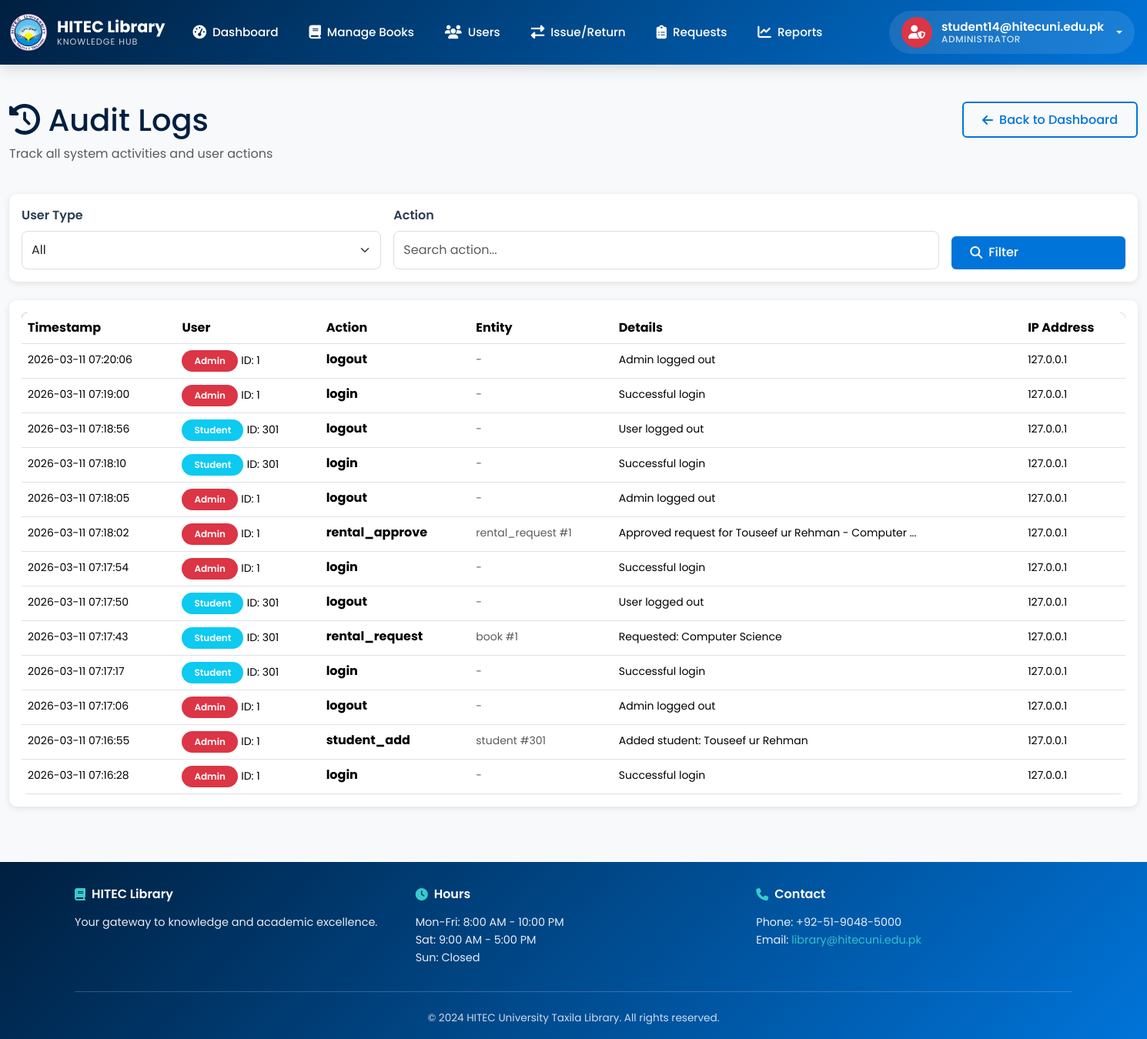
The page /admin/audit-logs (signed in) on the database its author committed.
### app.py (models this page shows)
class AuditLog(db.Model):
    id = db.Column(db.Integer, primary_key=True)
    user_id = db.Column(db.Integer, nullable=False)
    user_type = db.Column(db.String(20), nullable=False)  # admin, student
    action = db.Column(db.String(100), nullable=False)
    entity_type = db.Column(db.String(50), nullable=True)  # book, student, loan, etc.
    entity_id = db.Column(db.Integer, nullable=True)
    details = db.Column(db.Text, nullable=True)
    ip_address = db.Column(db.String(50), nullable=True)
    timestamp = db.Column(db.DateTime, default=get_utc_now)

### app.py (the view)
@app.route('/admin/audit-logs')
@login_required
def admin_audit_logs():
    page = request.args.get('page', 1, type=int)
    user_type = request.args.get('user_type', '')
    action = request.args.get('action', '')
    query = AuditLog.query
    if user_type:
        query = query.filter_by(user_type=user_type)
    if action:
        query = query.filter(AuditLog.action.ilike(f'%{action}%'))
    logs = query.order_by(AuditLog.timestamp.desc()).paginate(
        page=page, per_page=50
    )
    return render_template('admin/audit_logs.html', logs=logs,
                         user_type=user_type, action=action)

### app.py (called while the page is built)
def login_required(f):
    @wraps(f)
    def decorated_function(*args, **kwargs):
        if 'admin_id' not in session:
            flash('Please login to access this page', 'warning')
            return redirect(url_for('login'))
        return f(*args, **kwargs)
    return decorated_function

### templates/admin/audit_logs.html (shortened to what this page needs)
{% extends "base.html" %}
{% block content %}
<div class="container-fluid py-4">
    <div class="row mb-4">
        <div class="col-md-8">
            <h1 class="text-primary mb-2">
                <i class="fas fa-history"></i> Audit Logs
            </h1>
            <p class="text-muted">Track all system activities and user actions</p>
        </div>
        <div class="col-md-4 text-end">
            <a href="/admin/dashboard" class="btn btn-outline-primary">
                <i class="fas fa-arrow-left"></i> Back to Dashboard
            </a>
        </div>
    </div>
    <div class="card border-0 shadow-sm mb-4">
        <div class="card-body">
            <form method="GET" class="row g-3">
                <div class="col-md-4">
                    <label class="form-label">User Type</label>
                    <select name="user_type" class="form-select">
                        <option value="">All</option>
                    </select>
                </div>
                <div class="col-md-6">
                    <label class="form-label">Action</label>
                    <input type="text" name="action" class="form-control" value="{{ action }}" placeholder="Search action...">
                </div>
                <div class="col-md-2 d-flex align-items-end">
                    <button type="submit" class="btn btn-primary w-100">
                        <i class="fas fa-search"></i> Filter
                    </button>
                </div>
            </form>
        </div>
    </div>
    <div class="card border-0 shadow-sm">
        <div class="card-body">
            <div class="table-responsive">
                <table class="table table-hover mb-0">
                    <thead>
                        <tr>
                            <th>Timestamp</th>
                            <th>User</th>
                            <th>Action</th>
                            <th>Entity</th>
                            <th>Details</th>
                            <th>IP Address</th>
                        </tr>
                    </thead>
                    <tbody>
                        {% for log in logs.items %}
                        <tr>
                            <td>
                                <small>{{ log.timestamp.strftime('%Y-%m-%d %H:%M:%S') }}</small>
                            </td>
                            <td>
                                <span class="badge {% if log.user_type == 'admin' %}bg-danger{% else %}bg-info{% endif %}">
                                    {{ log.user_type|title }}
                                </span>
                                <small>ID: {{ log.user_id }}</small>
                            </td>
                            <td><strong>{{ log.action }}</strong></td>
                            <td>
                                {% if log.entity_type %}
                                <small class="text-muted">{{ log.entity_type }} #{{ log.entity_id }}</small>
                                {% else %}
                                <small class="text-muted">-</small>
                                {% endif %}
                            </td>
                            <td>
                                {% if log.details %}
                                <small>{{ log.details[:50] }}{% if log.details|length > 50 %}...{% endif %}</small>
                                {% else %}
                                <small class="text-muted">-</small>
                                {% endif %}
                            </td>
                            <td><small>{{ log.ip_address or '-' }}</small></td>
                        </tr>
                        {% endfor %}
                    </tbody>
                </table>
            </div>
        </div>
    </div>
</div>
{% endblock %}

### templates/base.html (style rules this page uses)
:root { --primary-color: #001f3f; --secondary-color: #0074D9; --accent-color: #39CCCC; --danger-color: #FF4136; --success-color: #2ECC40; --warning-color: #FF851B; --info-color: #39CCCC; --light-bg: #f8f9fa; --dark-text: #2c3e50; }
* { font-family: 'Poppins', sans-serif; }
body { background-color: var(--light-bg); color: var(--dark-text); }
input, select, textarea { font-size: 16px !important; }
.card { border: none; border-radius: 10px; box-shadow: 0 2px 8px rgba(0, 0, 0, 0.1); transition: all 0.3s ease; }
.btn { font-weight: 500; padding: 0.6rem 1.5rem; border-radius: 6px; transition: all 0.2s ease; border: none; display: inline-flex; align-items: center; gap: 0.5rem; text-decoration: none; }
.btn-primary { background: var(--secondary-color); color: white; }
.btn-outline-primary { background: transparent; color: var(--secondary-color); border: 2px solid var(--secondary-color); }
.btn i { font-size: 1em; }
.badge { padding: 0.5rem 1rem; font-weight: 600; border-radius: 20px; }
.form-control, .form-select { border: 1px solid #ddd; border-radius: 8px; padding: 0.75rem; transition: all 0.3s ease; }
.form-label { font-weight: 600; color: var(--dark-text); margin-bottom: 0.5rem; }
.table { background: white; border-radius: 8px; overflow: hidden; }
.table thead { background: linear-gradient(135deg, var(--primary-color) 0%, var(--secondary-color) 100%); color: white; }
.table tbody tr { transition: all 0.3s ease; }
.text-primary { color: var(--primary-color) !important; }
.shadow-sm { box-shadow: 0 2px 8px rgba(0, 0, 0, 0.1) !important; }

### rows shown on the page
AuditLog: timestamp "2026-03-11 07:20:06", user_type "Admin", user_id "1", action "logout", details "Admin logged out", ip_address "127.0.0.1"
AuditLog: timestamp "2026-03-11 07:19:00", user_type "Admin", user_id "1", action "login", details "Successful login", ip_address "127.0.0.1"
AuditLog: timestamp "2026-03-11 07:18:56", user_type "Student", user_id "301", action "logout", details "User logged out", ip_address "127.0.0.1"
AuditLog: timestamp "2026-03-11 07:18:10", user_type "Student", user_id "301", action "login", details "Successful login", ip_address "127.0.0.1"
AuditLog: timestamp "2026-03-11 07:18:05", user_type "Admin", user_id "1", action "logout", details "Admin logged out", ip_address "127.0.0.1"
AuditLog: timestamp "2026-03-11 07:18:02", user_type "Admin", user_id "1", action "rental_approve", entity_type "rental_request", entity_id "1", details "Approved request for Touseef ur Rehman - Computer", ip_address "127.0.0.1"
AuditLog: timestamp "2026-03-11 07:17:54", user_type "Admin", user_id "1", action "login", details "Successful login", ip_address "127.0.0.1"
AuditLog: timestamp "2026-03-11 07:17:50", user_type "Student", user_id "301", action "logout", details "User logged out", ip_address "127.0.0.1"
AuditLog: timestamp "2026-03-11 07:17:43", user_type "Student", user_id "301", action "rental_request", entity_type "book", entity_id "1", details "Requested: Computer Science", ip_address "127.0.0.1"
AuditLog: timestamp "2026-03-11 07:17:17", user_type "Student", user_id "301", action "login", details "Successful login", ip_address "127.0.0.1"
AuditLog: timestamp "2026-03-11 07:17:06", user_type "Admin", user_id "1", action "logout", details "Admin logged out", ip_address "127.0.0.1"
AuditLog: timestamp "2026-03-11 07:16:55", user_type "Admin", user_id "1", action "student_add", entity_type "student", entity_id "301", details "Added student: Touseef ur Rehman", ip_address "127.0.0.1"
AuditLog: timestamp "2026-03-11 07:16:28", user_type "Admin", user_id "1", action "login", details "Successful login", ip_address "127.0.0.1"

### other values the page prints
{{ session.get('admin_username') }} "student14@hitecuni.edu.pk"
